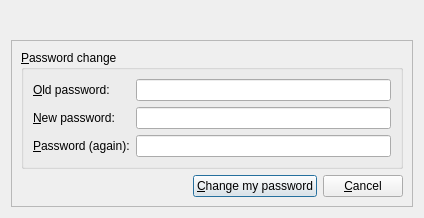
<?xml version="1.0" encoding="UTF-8"?>
<ui version="4.0">
 <class>ChangePassword</class>
 <widget class="QDialog" name="ChangePassword">
  <property name="geometry">
   <rect>
    <x>0</x>
    <y>0</y>
    <width>424</width>
    <height>218</height>
   </rect>
  </property>
  <property name="windowTitle">
   <string>Chage Password</string>
  </property>
  <property name="windowIcon">
   <iconset resource="resources.qrc">
    <normaloff>:/default/static/default/icons/22x22/face-devilish.png</normaloff>:/default/static/default/icons/22x22/face-devilish.png</iconset>
  </property>
  <layout class="QGridLayout" name="gridLayout_2">
   <item row="0" column="0">
    <widget class="QLabel" name="statusLabel">
     <property name="sizePolicy">
      <sizepolicy hsizetype="MinimumExpanding" vsizetype="Preferred">
       <horstretch>0</horstretch>
       <verstretch>0</verstretch>
      </sizepolicy>
     </property>
     <property name="maximumSize">
      <size>
       <width>16777215</width>
       <height>31</height>
      </size>
     </property>
     <property name="text">
      <string/>
     </property>
    </widget>
   </item>
   <item row="1" column="0">
    <widget class="QFrame" name="frame">
     <property name="frameShape">
      <enum>QFrame::StyledPanel</enum>
     </property>
     <property name="frameShadow">
      <enum>QFrame::Raised</enum>
     </property>
     <layout class="QGridLayout" name="gridLayout">
      <item row="1" column="0">
       <layout class="QHBoxLayout" name="horizontalLayout">
        <item>
         <spacer name="horizontalSpacer">
          <property name="orientation">
           <enum>Qt::Horizontal</enum>
          </property>
          <property name="sizeHint" stdset="0">
           <size>
            <width>40</width>
            <height>20</height>
           </size>
          </property>
         </spacer>
        </item>
        <item>
         <widget class="QPushButton" name="changeMyPasswordPushButton">
          <property name="text">
           <string>&amp;Change my password</string>
          </property>
          <property name="icon">
           <iconset resource="resources.qrc">
            <normaloff>:/default/static/default/icons/22x22/dialog-ok.png</normaloff>:/default/static/default/icons/22x22/dialog-ok.png</iconset>
          </property>
          <property name="shortcut">
           <string>Ctrl+Shift+S</string>
          </property>
         </widget>
        </item>
        <item>
         <widget class="QPushButton" name="cancelPushButton">
          <property name="text">
           <string>&amp;Cancel</string>
          </property>
          <property name="icon">
           <iconset resource="resources.qrc">
            <normaloff>:/default/static/default/icons/22x22/dialog-cancel.png</normaloff>:/default/static/default/icons/22x22/dialog-cancel.png</iconset>
          </property>
          <property name="shortcut">
           <string>Ctrl+W</string>
          </property>
         </widget>
        </item>
       </layout>
      </item>
      <item row="0" column="0">
       <widget class="QGroupBox" name="passwordChangeGroupBox">
        <property name="title">
         <string>&amp;Password change</string>
        </property>
        <layout class="QFormLayout" name="formLayout">
         <property name="fieldGrowthPolicy">
          <enum>QFormLayout::ExpandingFieldsGrow</enum>
         </property>
         <item row="0" column="0">
          <widget class="QLabel" name="oldPasswordLabel">
           <property name="text">
            <string>&amp;Old password:</string>
           </property>
           <property name="buddy">
            <cstring>oldPasswordLineEdit</cstring>
           </property>
          </widget>
         </item>
         <item row="0" column="1">
          <widget class="QLineEdit" name="oldPasswordLineEdit">
           <property name="echoMode">
            <enum>QLineEdit::Password</enum>
           </property>
          </widget>
         </item>
         <item row="1" column="0">
          <widget class="QLabel" name="newPasswordLabel">
           <property name="text">
            <string>&amp;New password:</string>
           </property>
           <property name="buddy">
            <cstring>newPasswordLineEdit</cstring>
           </property>
          </widget>
         </item>
         <item row="1" column="1">
          <widget class="QLineEdit" name="newPasswordLineEdit">
           <property name="echoMode">
            <enum>QLineEdit::Password</enum>
           </property>
          </widget>
         </item>
         <item row="2" column="0">
          <widget class="QLabel" name="passwordLabel">
           <property name="text">
            <string>&amp;Password (again):</string>
           </property>
           <property name="buddy">
            <cstring>passwordLineEdit</cstring>
           </property>
          </widget>
         </item>
         <item row="2" column="1">
          <widget class="QLineEdit" name="passwordLineEdit">
           <property name="echoMode">
            <enum>QLineEdit::Password</enum>
           </property>
          </widget>
         </item>
        </layout>
       </widget>
      </item>
     </layout>
    </widget>
   </item>
  </layout>
 </widget>
 <tabstops>
  <tabstop>oldPasswordLineEdit</tabstop>
  <tabstop>newPasswordLineEdit</tabstop>
  <tabstop>passwordLineEdit</tabstop>
  <tabstop>changeMyPasswordPushButton</tabstop>
  <tabstop>cancelPushButton</tabstop>
 </tabstops>
 <resources>
  <include location="resources.qrc"/>
 </resources>
 <connections/>
</ui>
